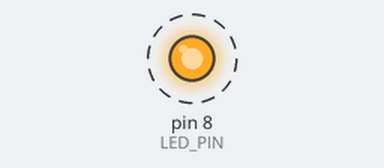
Bench run of a program on a simulated Raspberry Pi (header pin numbers). Shown: output pins drawn as LEDs (lit = HIGH). Dashed ring = blinking.

Above: at 0.15 s.
Timing chart, 0 to 3.0 s (numbered marks = the images above):
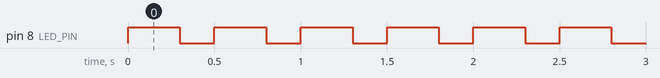

Measured:
- by itself, pin 8 (LED_PIN): alternates HIGH for 0.30 s and LOW for 0.20 s

The program:

7._LedOnOff_GPIO_Blink.py
```python
import RPi.GPIO as GPIO
from time import sleep

LED_PIN = 8

GPIO.setwarnings(False) # ignore warning for now
GPIO.setmode(GPIO.BOARD) # Use Physical pin numbering system
GPIO.setup(LED_PIN, GPIO.OUT, initial = GPIO.LOW)
try:
    while True:
        GPIO.output(LED_PIN, GPIO.HIGH) # Turn on LED
        sleep(0.3)
        GPIO.output(LED_PIN, GPIO.LOW) # Turn off LED
        sleep(0.2)
except:
    GPIO.cleanup()
```
